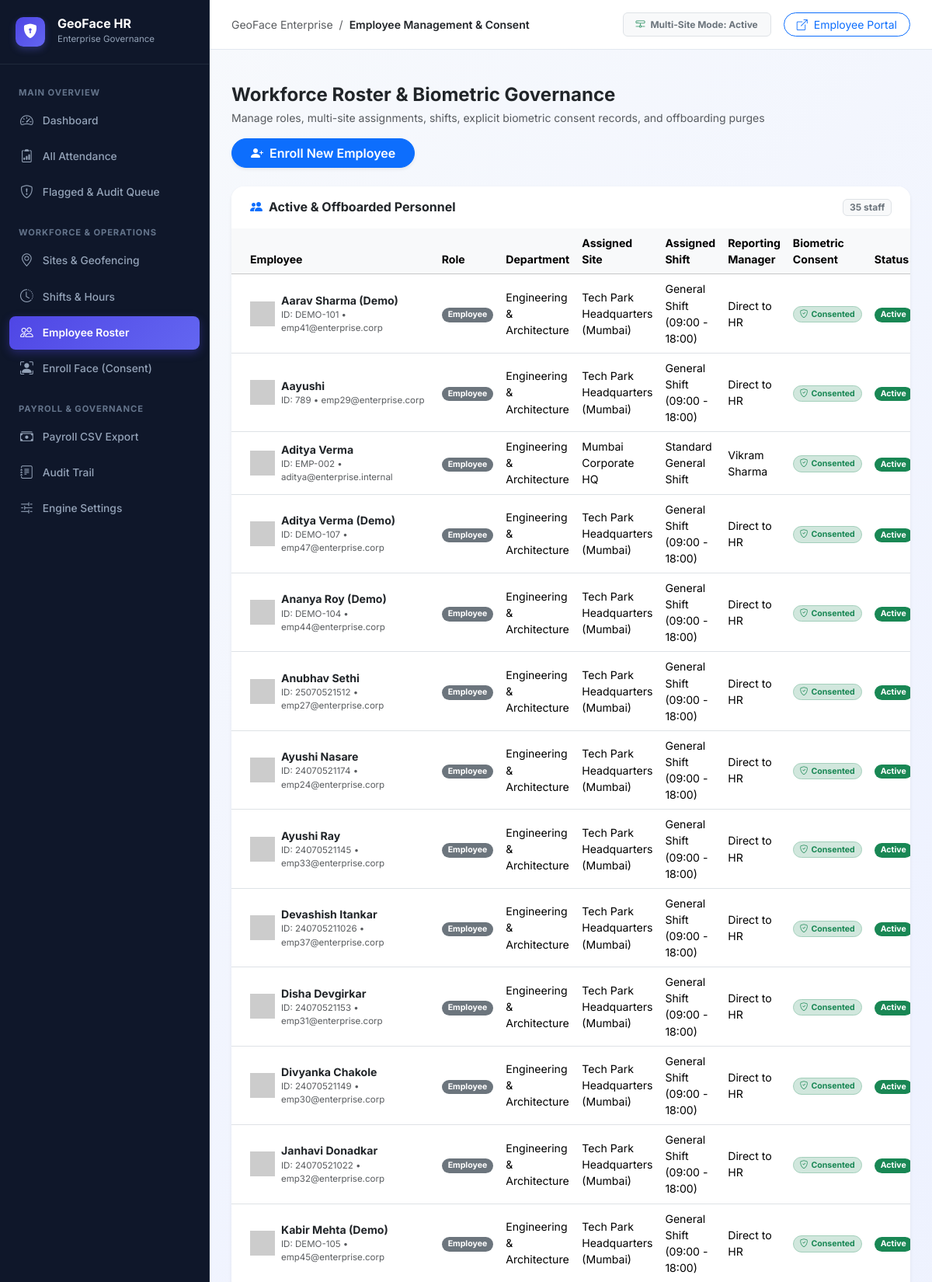
Page /admin/employees (signed in, upper part) on the committed database.
### tables this page shows
CREATE TABLE employees (
            id INTEGER PRIMARY KEY AUTOINCREMENT,
            name TEXT NOT NULL,
            employee_code TEXT UNIQUE NOT NULL,
            department_id INTEGER,
            site_id INTEGER,
            shift_id INTEGER,
            manager_id INTEGER,
            role TEXT DEFAULT 'employee',
            email TEXT UNIQUE,
            password_hash TEXT NOT NULL,
            active INTEGER DEFAULT 1,
            biometric_consent INTEGER DEFAULT 0,
            biometric_consent_timestamp TEXT,
            created_at TEXT NOT NULL,
            FOREIGN KEY (department_id) REFERENCES departments(id),
            FOREIGN KEY (site_id) REFERENCES sites(id),
            FOREIGN KEY (shift_id) REFERENCES shifts(id),
            FOREIGN KEY (manager_id) REFERENCES employees(id)
        );

CREATE TABLE departments (
            id INTEGER PRIMARY KEY AUTOINCREMENT,
            name TEXT NOT NULL,
            manager_id INTEGER,
            created_at TEXT NOT NULL
        );

CREATE TABLE sites (
            id INTEGER PRIMARY KEY AUTOINCREMENT,
            name TEXT NOT NULL,
            address TEXT,
            latitude REAL NOT NULL,
            longitude REAL NOT NULL,
            geofence_radius_meters REAL DEFAULT 200.0,
            geofencing_enabled INTEGER DEFAULT 1,
            created_at TEXT NOT NULL
        );

CREATE TABLE shifts (
            id INTEGER PRIMARY KEY AUTOINCREMENT,
            name TEXT NOT NULL,
            start_time TEXT NOT NULL,
            end_time TEXT NOT NULL,
            grace_period_minutes INTEGER DEFAULT 15,
            break_duration_minutes INTEGER DEFAULT 60,
            created_at TEXT NOT NULL
        );

### blueprints/admin/routes.py (the view)
@admin_bp.route("/employees", methods=["GET"])
@login_required_admin
def employee_management():
    conn = get_db_connection()
    c = conn.cursor()
    c.execute("""
        SELECT e.*, d.name AS department_name, s.name AS site_name, sh.name AS shift_name,
               m.name AS manager_name
        FROM employees e
        LEFT JOIN departments d ON e.department_id = d.id
        LEFT JOIN sites s ON e.site_id = s.id
        LEFT JOIN shifts sh ON e.shift_id = sh.id
        LEFT JOIN employees m ON e.manager_id = m.id
        ORDER BY e.active DESC, e.name ASC
    """)
    employees = [dict(r) for r in c.fetchall()]
    c.execute("SELECT id, name FROM departments ORDER BY name")
    departments = c.fetchall()
    c.execute("SELECT id, name FROM sites ORDER BY name")
    sites = c.fetchall()
    c.execute("SELECT id, name FROM shifts ORDER BY name")
    shifts = c.fetchall()
    c.execute("SELECT id, name FROM employees WHERE role IN ('manager', 'admin') AND active = 1 ORDER BY name")
    managers = c.fetchall()
    conn.close()
    for emp in employees:
        emp["created_display"] = format_local_timestamp(emp["created_at"], include_year=False)
        emp["consent_display"] = format_local_timestamp(emp["biometric_consent_timestamp"], include_year=True) if emp.get("biometric_consent_timestamp") else "Pending"
    return render_template(
        "admin/employees.html",
        employees=employees,
        departments=departments,
        sites=sites,
        shifts=shifts,
        managers=managers
    )

### config.py (called while the page is built)
def get_app_timezone():
    tz_str = os.environ.get("APP_TIMEZONE") or os.environ.get("TIMEZONE") or "Asia/Kolkata"
    try:
        return zoneinfo.ZoneInfo(tz_str)
    except Exception:
        try:
            return datetime.timezone(datetime.timedelta(hours=5, minutes=30))
        except Exception:
            return datetime.timezone.utc

def format_local_timestamp(iso_val, include_year=True):
    if not iso_val:
        return "—"
    try:
        if isinstance(iso_val, str):
            clean_str = iso_val.replace("Z", "+00:00")
            dt = datetime.datetime.fromisoformat(clean_str)
        elif isinstance(iso_val, datetime.datetime):
            dt = iso_val
        else:
            return str(iso_val)
        if dt.tzinfo is None:
            dt = dt.replace(tzinfo=datetime.timezone.utc)
        app_tz = get_app_timezone()
        local_dt = dt.astimezone(app_tz)
        if include_year:
            return local_dt.strftime("%b %d, %Y - %I:%M %p")
        return local_dt.strftime("%b %d - %I:%M %p")
    except Exception:
        return str(iso_val)

### core/auth.py (called while the page is built, shortened)
def login_required_admin(f):
    @wraps(f)
    def decorated_function(*args, **kwargs):
        role = session.get("role")
        admin_id = session.get("admin_id")
        return f(*args, **kwargs)
    return decorated_function

### core/db.py (called while the page is built)
def get_db_connection(db_path=None):
    path = db_path or Config.DB_PATH
    conn = sqlite3.connect(path, timeout=30.0)
    conn.row_factory = sqlite3.Row
    try:
        conn.execute("PRAGMA journal_mode=WAL;")
        conn.execute("PRAGMA synchronous=NORMAL;")
    except Exception:
        pass
    return conn

### templates/admin/employees.html (shortened to what this page needs)
{% extends "admin/base_admin.html" %}
{% block page_title %}Employee Management & Consent{% endblock %}
{% block content %}
<div class="d-flex flex-wrap justify-content-between align-items-center mb-4 gap-3">
    <div>
        <h4 class="fw-bold text-dark mb-1">Workforce Roster & Biometric Governance</h4>
        <p class="text-muted small mb-0">Manage roles, multi-site assignments, shifts, explicit biometric consent records, and offboarding purges</p>
    </div>
    <a href="/admin/enroll" class="btn btn-primary rounded-pill px-4 fw-semibold shadow-sm">
        <i class="bi bi-person-plus-fill me-1"></i> Enroll New Employee
    </a>
</div>
<div class="card border-0 shadow-sm rounded-4 overflow-hidden bg-white mb-4">
    <div class="card-header bg-white border-0 py-3 px-4 d-flex justify-content-between align-items-center">
        <h6 class="fw-bold mb-0 text-dark"><i class="bi bi-people-fill text-primary me-2"></i>Active & Offboarded Personnel</h6>
        <span class="badge bg-light text-secondary border">{{ employees|length }} staff</span>
    </div>
    <div class="table-responsive">
        <table class="table table-hover align-middle mb-0" style="font-size: 0.88rem;">
            <thead class="table-light text-secondary">
                <tr>
                    <th class="ps-4">Employee</th>
                    <th>Role</th>
                    <th>Department</th>
                    <th>Assigned Site</th>
                    <th>Assigned Shift</th>
                    <th>Reporting Manager</th>
                    <th>Biometric Consent</th>
                    <th>Status</th>
                </tr>
            </thead>
            <tbody>
                {% if employees %}
                    {% for emp in employees %}
                    <tr class="{% if not emp.active %}bg-light text-muted{% endif %}">
                        <td class="ps-4">
                            <div class="d-flex align-items-center gap-2">
                                <img src="https://ui-avatars.com/api/?name={{ emp.name|urlencode }}&background=6366f1&color=fff&rounded=true" style="width: 32px; height: 32px;" alt="">
                                <div>
                                    <div class="fw-bold text-dark">{{ emp.name }}</div>
                                    <div class="text-muted" style="font-size: 0.72rem;">ID: {{ emp.employee_code }} • {{ emp.email or 'No email' }}</div>
                                </div>
                            </div>
                        </td>
                        <td>
                            {% if emp.role == 'admin' %}
                            <span class="badge bg-danger rounded-pill px-2 py-1">Admin</span>
                            {% elif emp.role == 'manager' %}
                            <span class="badge bg-warning text-dark rounded-pill px-2 py-1">Manager</span>
                            {% else %}
                            <span class="badge bg-secondary rounded-pill px-2 py-1">Employee</span>
                            {% endif %}
                        </td>
                        <td>{{ emp.department_name or 'General' }}</td>
                        <td>{{ emp.site_name or 'Headquarters' }}</td>
                        <td>{{ emp.shift_name or 'General Shift' }}</td>
                        <td>{{ emp.manager_name or 'Direct to HR' }}</td>
                        <td>
                            {% if emp.biometric_consent %}
                            <span class="badge bg-success-subtle text-success border border-success-subtle rounded-pill px-2 py-1" title="Consented: {{ emp.consent_display }}">
                                <i class="bi bi-shield-check me-1"></i>Consented
                            </span>
                            {% else %}
                            <span class="badge bg-danger-subtle text-danger border border-danger-subtle rounded-pill px-2 py-1">
                                <i class="bi bi-shield-x me-1"></i>Missing Consent
                            </span>
                            {% endif %}
                        </td>
                        <td>
                            {% if emp.active %}
                            <span class="badge bg-success rounded-pill px-2 py-1">Active</span>
                            {% else %}
                            <span class="badge bg-secondary rounded-pill px-2 py-1">Offboarded</span>
                            {% endif %}
                        </td>
                    </tr>
                    {% endfor %}
                {% else %}
                    <tr>
                        <td colspan="9" class="text-center py-4 text-muted">No employees registered yet.</td>
                    </tr>
                {% endif %}
            </tbody>
        </table>
    </div>
</div>
{% endblock %}

### static/css/style.css (style rules this page uses)
:root { --primary: #4f46e5; --primary-hover: #4338ca; --primary-light: #e0e7ff; --success: #10b981; --success-light: #d1fae5; --warning: #f59e0b; --warning-light: #fef3c7; --danger: #ef4444; --danger-light: #fee2e2; --dark: #0f172a; --slate-800: #1e293b; --slate-700: #334155; --slate-600: #475569; --slate-500: #64748b; --slate-400: #94a3b8; --slate-200: #e2e8f0; --slate-100: #f1f5f9; --bg-gradient: linear-gradient(135deg, #f8fafc 0%, #eef2ff 50%, #f1f5f9 100%); --card-bg: rgba(255, 255, 255, 0.95); --card-shadow: 0 10px 25px -5px rgba(0, 0, 0, 0.05), 0 8px 10px -6px rgba(0, 0, 0, 0.03); --card-shadow-hover: 0 20px 30px -10px rgba(79, 70, 229, 0.12); --radius-lg: 16px; --radius-md: 12px; --radius-sm: 8px; }
* { box-sizing: border-box; }
body { margin: 0; padding: 0; font-family: 'Inter', -apple-system, BlinkMacSystemFont, 'Segoe UI', Roboto, sans-serif; background: var(--bg-gradient); background-attachment: fixed; color: var(--slate-800); min-height: 100vh; -webkit-font-smoothing: antialiased; }

### templates/admin/base_admin.html (style rules this page uses)
:root { --admin-primary: #4f46e5; --admin-primary-hover: #4338ca; --admin-accent: #6366f1; --admin-sidebar-bg: #0f172a; --admin-sidebar-border: #1e293b; }
body { background-color: #f8fafc; color: #1e293b; font-family: 'Inter', system-ui, -apple-system, sans-serif; }

### rows in the picture
employees: name "Aarav Sharma (Demo)", employee_code "DEMO-101", email "emp41@enterprise.corp", role "Employee", name "Engineering & Architecture", name "Tech Park Headquarters (Mumbai)", name "General Shift (09:00 - 18:00)", manager_name "Direct to HR", active "Active"
employees: name "Aayushi", employee_code "789", email "emp29@enterprise.corp", role "Employee", name "Engineering & Architecture", name "Tech Park Headquarters (Mumbai)", name "General Shift (09:00 - 18:00)", manager_name "Direct to HR", active "Active"
employees: name "Aditya Verma", employee_code "EMP-002", email "aditya@enterprise.internal", role "Employee", name "Engineering & Architecture", name "Mumbai Corporate HQ", name "Standard General Shift", name "Vikram Sharma", active "Active"
employees: name "Aditya Verma (Demo)", employee_code "DEMO-107", email "emp47@enterprise.corp", role "Employee", name "Engineering & Architecture", name "Tech Park Headquarters (Mumbai)", name "General Shift (09:00 - 18:00)", manager_name "Direct to HR", active "Active"
employees: name "Ananya Roy (Demo)", employee_code "DEMO-104", email "emp44@enterprise.corp", role "Employee", name "Engineering & Architecture", name "Tech Park Headquarters (Mumbai)", name "General Shift (09:00 - 18:00)", manager_name "Direct to HR", active "Active"
employees: name "Anubhav Sethi", employee_code "25070521512", email "emp27@enterprise.corp", role "Employee", name "Engineering & Architecture", name "Tech Park Headquarters (Mumbai)", name "General Shift (09:00 - 18:00)", manager_name "Direct to HR", active "Active"
employees: name "Ayushi Nasare", employee_code "24070521174", email "emp24@enterprise.corp", role "Employee", name "Engineering & Architecture", name "Tech Park Headquarters (Mumbai)", name "General Shift (09:00 - 18:00)", manager_name "Direct to HR", active "Active"
employees: name "Ayushi Ray", employee_code "24070521145", email "emp33@enterprise.corp", role "Employee", name "Engineering & Architecture", name "Tech Park Headquarters (Mumbai)", name "General Shift (09:00 - 18:00)", manager_name "Direct to HR", active "Active"
employees: name "Devashish Itankar", employee_code "240705211026", email "emp37@enterprise.corp", role "Employee", name "Engineering & Architecture", name "Tech Park Headquarters (Mumbai)", name "General Shift (09:00 - 18:00)", manager_name "Direct to HR", active "Active"
employees: name "Disha Devgirkar", employee_code "24070521153", email "emp31@enterprise.corp", role "Employee", name "Engineering & Architecture", name "Tech Park Headquarters (Mumbai)", name "General Shift (09:00 - 18:00)", manager_name "Direct to HR", active "Active"
employees: name "Divyanka Chakole", employee_code "24070521149", email "emp30@enterprise.corp", role "Employee", name "Engineering & Architecture", name "Tech Park Headquarters (Mumbai)", name "General Shift (09:00 - 18:00)", manager_name "Direct to HR", active "Active"
employees: name "Janhavi Donadkar", employee_code "24070521022", email "emp32@enterprise.corp", role "Employee", name "Engineering & Architecture", name "Tech Park Headquarters (Mumbai)", name "General Shift (09:00 - 18:00)", manager_name "Direct to HR", active "Active"
employees: name "Kabir Mehta (Demo)", employee_code "DEMO-105", email "emp45@enterprise.corp", role "Employee", name "Engineering & Architecture", name "Tech Park Headquarters (Mumbai)", name "General Shift (09:00 - 18:00)", manager_name "Direct to HR", active "Active"

### other values in the picture
{{ employees|length }} "35"
